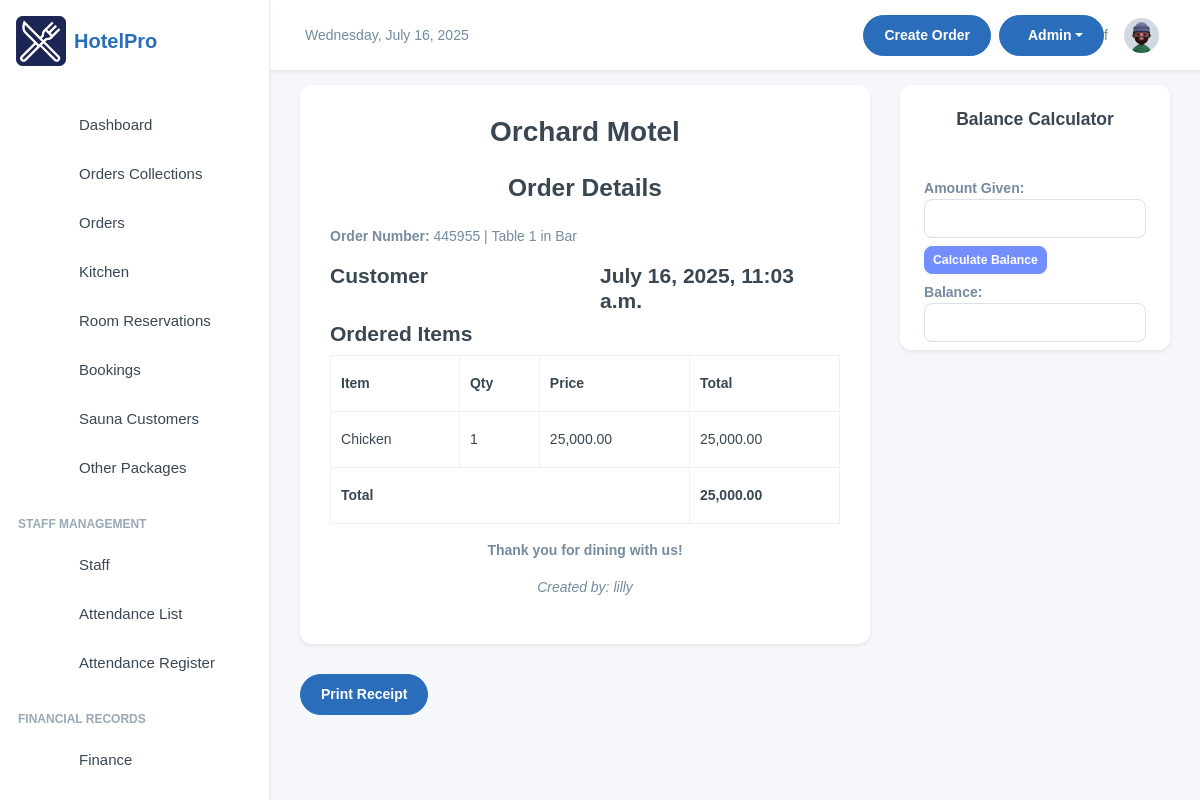
/manager/orders_transactions/1/ (signed in), run on the app's committed database.
### inventory/models.py (models this page shows, shortened)
class OrderTransaction(models.Model):
    pay_mode = (
        ("NO PAYMENT", "NO PAYMENT"),
        ("CASH", "CASH"),
        ("MOMO PAY", "MOMO PAY"),
        ("AIRTEL PAY", "AIRTEL PAY"),
        ("INVOICE", "INVOICE"),
        ("ON ACCOMMODATION", "ON ACCOMMODATION"),
    )
    random_id = models.CharField(max_length=6, unique=True, editable=False, default=generate_random_id)
    customer_name = models.CharField(max_length=255, blank=True, null=True, default="Customer")
    served_by = models.CharField(
        max_length=255, blank=True, null=True, default="Waitress")
    dining_area = models.ForeignKey(DiningArea, on_delete=models.SET_NULL, null=True, blank=True)
    table = models.ForeignKey(Table, on_delete=models.SET_NULL, null=True, blank=True )
    special_notes = models.TextField(default="Null")
    created = models.DateTimeField(default=now, blank=True, null=True)
    payment_mode = models.CharField(default="NO PAYMENT", max_length=50, choices=pay_mode)
    transaction_id = models.CharField(blank=True, null=True, max_length=100, help_text="Transaction ID / Invoice Number")
    created_by = models.ForeignKey(User, on_delete=models.SET_NULL, null=True, blank=True)
    updated = models.DateField(auto_now=True, blank=True, null=True)
    class Meta:
        ordering = ['-created']

class Table(models.Model):
    table_number = models.IntegerField()
    dining_area = models.ForeignKey(DiningArea, on_delete=models.CASCADE, related_name='tables')
    capacity = models.IntegerField()  # Number of seats at the table
    is_available = models.BooleanField(default=True)
    def __str__(self):
        return f"Table {self.table_number} in {self.dining_area.name}"

class DiningArea(models.Model):
    name = models.CharField(max_length=255)
    description = models.TextField(blank=True, null=True)

class OrderItem(models.Model):
    ORDER_TYPE_CHOICES = [
        ('Dine-In', 'Dine-In'),
        ('Take-Away', 'Take-Away'),
    ]
    SPECIAL_NOTES_CHOICES = [
        ('nothing', 'Nothing'),
        ('strongly spiced', 'Strongly Spiced'),
        ('midly spiced', 'Mildly Spiced'),
        ('chips', 'Chips'),
        ('rice', 'Rice'),
        ('posho', 'Posho'),
        ('rice_posho', 'Rice + Posho'),
        ('chips_rice', 'Chips + Rice'),
        ('chips_posho', 'Chips + Posho'),
    ]
    order = models.ForeignKey('OrderTransaction', on_delete=models.CASCADE, related_name='order_items')
    menu_item = models.ForeignKey('MenuItem', on_delete=models.CASCADE, null=True, blank=True)
    order_date = models.DateTimeField(auto_now_add=True)
    customer_name = models.CharField(max_length=255, blank=True, null=True, default="Customer")
    dining_area = models.ForeignKey('DiningArea', on_delete=models.SET_NULL, null=True, blank=True)
    table = models.ForeignKey('Table', on_delete=models.SET_NULL, null=True, blank=True)
    total_price = models.DecimalField(max_digits=10, decimal_places=2, default=Decimal('0.00'))
    quantity = models.IntegerField(blank=True, null=True)
    status = models.CharField(
        max_length=50,
        choices=[('Pending', 'Pending'), ('Preparing', 'Preparing'), ('Cooked', 'Completed'), ('Served', 'Served'), ('Cancelled', 'Cancelled')],
        default='Pending'
    )
    special_notes = models.CharField(
        max_length=50,
        choices=SPECIAL_NOTES_CHOICES,
        default="nothing",
        blank=True,
        null=True
    )
    order_type = models.CharField(
        max_length=10,
        choices=ORDER_TYPE_CHOICES,
        default='Dine-In'
    )
    updated = models.DateTimeField(auto_now=True, blank=True, null=True)
    class Meta:
        verbose_name = 'Order Item'
        verbose_name_plural = 'Order Items'
        ordering = ['-order_date']

class MenuItem(models.Model):
    category = models.ForeignKey(Category, on_delete=models.CASCADE, related_name="menu_items")
    name = models.CharField(max_length=100)
    description = models.TextField()
    price = models.DecimalField(max_digits=10, decimal_places=2, default=Decimal('0.00'))
    is_available = models.BooleanField(default=True)
    image_url = models.ImageField(blank=True, null=True, upload_to="menu_items")
    class Meta:
        ordering = ['name']

### inventory/views.py (the view)
# urls.py: path('orders_transactions/<str:id>/', views.getOrderTransaction, name='get_orderTransaction'),
@login_required
def getOrderTransaction(request, id):
    order = get_object_or_404(OrderTransaction, id=id)
    settings = Setting.objects.first()
    order_items = OrderItem.objects.filter(order=order).exclude(status='Cancelled')
    total_price = sum(item.total_price for item in order_items)
    return render(request, "getordertransactions.html", {
        'order': order,
        'order_items': order_items,
        'total_price': total_price,
        'setting': settings
    })

### inventory/templates/getordertransactions.html (shortened to what this page needs)
{% extends 'base.html' %}
{% load humanize %}
{% block content %}
<div class="">
    <div class="card-body">
        <div class="row">
            <div id="receipt" class="col-md-8 mx-auto">
                <div class="card">
                    <div class="card-body">
                        <div>
                            <h2 class="text-center mb-4">Orchard Motel</h2>
                        </div>
                        <h3 class="text-center mb-4">Order Details</h3>
                        <p><strong>Order Number:</strong> {{ order.random_id }} | {{ order.table }}</p>
                        <div class="row">
                            <div class="col-6">
                                <h4>{{ order.customer_name }}</h4>
                            </div>
                            <div class="col-6 text-right">
                                <h4>{{ order.created }}</h4>
                            </div>
                        </div>
                        <h4>Ordered Items</h4>
                        <table class="table table-bordered">
                            <thead>
                                <tr>
                                    <th>Item</th>
                                    <th>Qty</th>
                                    <th>Price</th>
                                    <th>Total</th>
                                </tr>
                            </thead>
                            <tbody>
                                {% for item in order_items %}
                                <tr>
                                    <td>{{ item.menu_item.name }}</td>
                                    <td>{{ item.quantity }}</td>
                                    <td>{{ item.menu_item.price|intcomma }}</td>
                                    <td>{{ item.total_price|intcomma }}</td>
                                </tr>
                                {% endfor %}
                                <tr>
                                    <td colspan="3" class="text-right"><strong>Total</strong></td>
                                    <td><strong>{{ total_price|intcomma }}</strong></td>
                                </tr>
                            </tbody>
                        </table>
                        <div class="text-center">
                            <p><strong>Thank you for dining with us!</strong></p>
                            <p><em>Created by: {{ order.created_by.username }}</em></p>
                        </div>
                    </div>
                </div>
                <div class="row mt-3">
                    <div class="col-auto">
                        <button onclick="printReceiptDiv()" class="btn btn-primary no-print">Print Receipt</button>
                    </div>
                </div>
            </div>
            <div class="col-md-4">
                <div class="card">
                    <h5 class="text-center my-4">Balance Calculator</h5>
                    <div class="mx-4">
                        <div class="mt-4">
                            <label class="fw-bold" for="amountGiven">Amount Given:</label>
                            <input type="number" id="amountGiven" class="form-control">
                        </div>
                        <div class="mt-2">
                            <button type="button" class="btn btn-sm btn-primary" onclick="calculateBalance()" disabled>
                                Calculate Balance
                            </button>
                        </div>
                        <div class="my-2">
                            <label class="fw-bold" for="balance">Balance:</label>
                            <input type="text" id="balance" class="form-control" readonly>
                        </div>
                    </div>
                </div>
            </div>
        </div>
    </div>
</div>
{% endblock content %}

### templates/base.html (style rules this page uses)
:root { --primary-color: #2A6EBB; --secondary-color: #F8F9FA; --accent-color: #FFD700; --text-color: #333333; --success-color: #28a745; --danger-color: #dc3545; --warning-color: #ffc107; --info-color: #17a2b8; }
body { font-family: 'Poppins', sans-serif; background-color: #f5f7fa; }
.btn-primary { background-color: var(--primary-color); border-color: var(--primary-color); }
.card { border-radius: 0.75rem; border: none; box-shadow: 0 0.125rem 0.25rem rgba(0, 0, 0, 0.075); transition: transform 0.2s ease-in-out, box-shadow 0.2s ease-in-out; }

### data on the page
OrderTransaction: random_id "445955", table "Table 1 in Bar", customer_name "Customer", created "July 16, 2025, 11:03 a.m.", created_by.username "lilly"
OrderItem: menu_item.name "Chicken", quantity "1", menu_item.price "25,000.00", total_price "25,000.00"

### other printed values
{{ total_price|intcomma }} "25,000.00"
